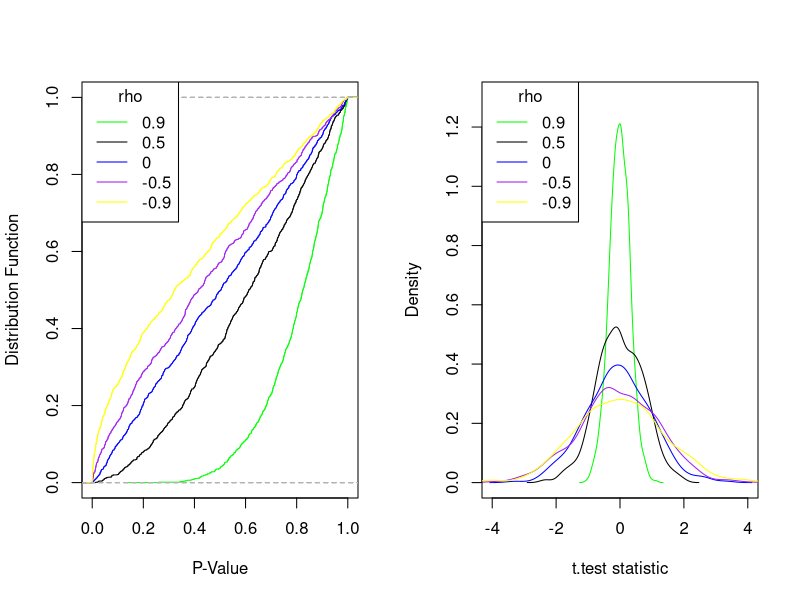

This figure's R source:

gen <- function(n, rho) {
  x <- rnorm(n)
  z <- rnorm(n)
  y <- x * rho + sqrt(1 - rho^2) * z
  list(x=x, y=y)
}

N = 50
rhos = c(0.9, 0.5, 0, -0.5, -0.9)
cols <- c("green", "black", "blue", "purple", "yellow")

plot.first.type.error <- function() {
  plot(x=NULL, y=NULL,
       xlab="P-Value", xlim=c(0, 1),
       ylab="Distribution Function", ylim=c(0, 1))
  for (i in seq_along(rhos)) {
    rho <- rhos[i]
    col <- cols[i]
    pvalues <- sapply(1:1000, function(ignored) {
      sample <- gen(N, rho)
      t.test(sample$x, sample$y, var.equal=TRUE)$p.value
    })
    lines(ecdf(pvalues), col=col)
  }
  legend("topleft", legend=rhos, col=cols, lty=1, title="rho")
}

plot.statistic.density <- function() {
  plot(x=NULL, y=NULL,
       xlab="t.test statistic", xlim=c(-4, 4),
       ylab="Density", ylim=c(0, 1.3))
  for (i in seq_along(rhos)) {
    rho <- rhos[i]
    col <- cols[i]
    stats <- sapply(1:1000, function(ignored) {
      sample <- gen(N, rho)
      t.test(sample$x, sample$y, var.equal=TRUE)$statistic
    })
    lines(density(stats), col=col)
  }
  legend("topleft", legend=rhos, col=cols, lty=1, title="rho")
}

show.plots <- function() {
  par(mfrow=c(1, 2))
  
  plot.first.type.error()
  plot.statistic.density()
}

save.plots.jpeg <- function(filename) {
  jpeg(filename, width=960, height=480)
  show.plots()
  dev.off()
}

save.plots.jpeg("07/plot.jpeg")

